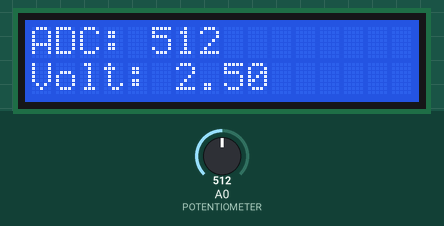
The sketch below on a simulated Arduino Uno, built with avr-gcc and run on an emulated ATmega328P. Parts: 16×2 character LCD. The inputs (shaded band) are chosen by the test bench; at power-on: A0 (POTENTIOMETER) = 512.

Above: at 1.3 s.
1.4 s: A0 (POTENTIOMETER) set to 11
At 2.6 s:
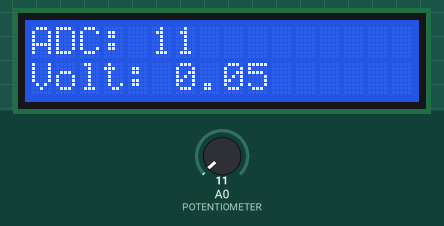
2.9 s: A0 (POTENTIOMETER) set to 8
At 3.9 s:
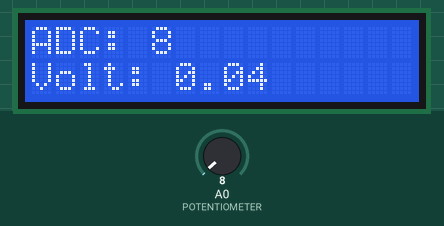
4.4 s: A0 (POTENTIOMETER) set to 988
At 5.2 s:
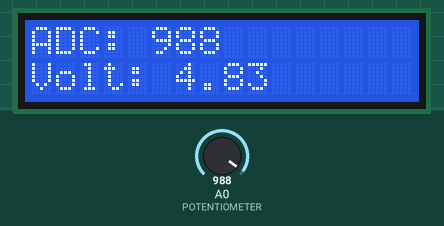
5.9 s: A0 (POTENTIOMETER) set to 1009
At 7.2 s:
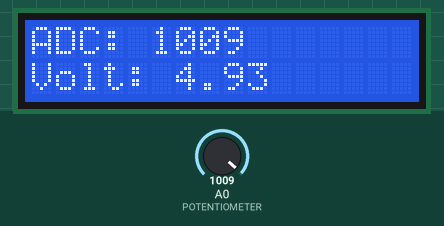
Timing chart, 0 to 8.4 s (numbered marks = the images above; inputs shaded):
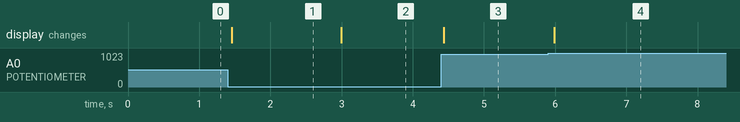

Measured:
- after the input at 1.4 s, the display: changes after 0.06 s (image 1)
- after the input at 2.9 s, the display: changes after 0.09 s (image 2)
- after the input at 4.4 s, the display: changes at once (image 3)
- after the input at 5.9 s, the display: changes after 0.09 s (image 4)

The sketch:

Task3.ino
```cpp
#include <LiquidCrystal_I2C.h>

LiquidCrystal_I2C lcd(0x27, 16, 2);
#define POTENTIOMETER A0

void initLCD() {
  lcd.init();
  lcd.clear();
  lcd.backlight();
}

void setup()
{
  initLCD();
  lcd.begin(16, 2);
  pinMode(POTENTIOMETER, INPUT);
}

void loop()
{
    int sensorValue = analogRead(POTENTIOMETER);
    double voltage = sensorValue * (5.0 / 1023.0);

  lcd.clear();
  lcd.setCursor(0, 0);
  lcd.print("ADC: ");
  lcd.print(sensorValue);

  lcd.setCursor(0, 1);
  lcd.print("Volt: ");
  lcd.print(voltage);
  delay(60);
}
```
